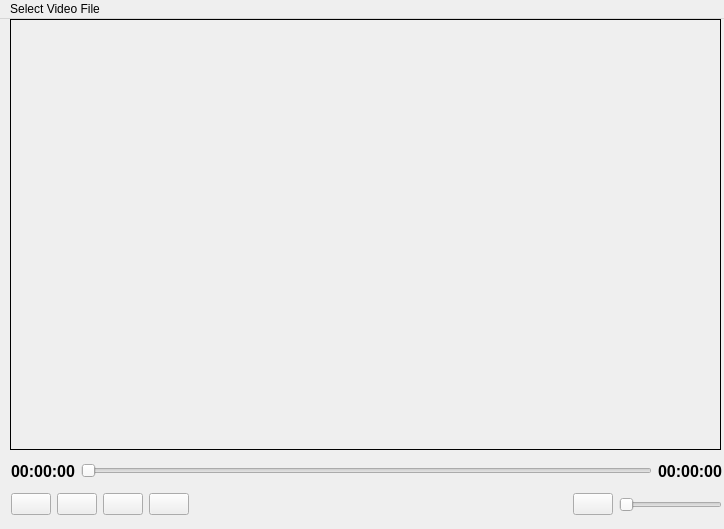
<?xml version="1.0" encoding="UTF-8"?>
<ui version="4.0">
 <class>VideoPlayer</class>
 <widget class="QMainWindow" name="VideoPlayer">
  <property name="geometry">
   <rect>
    <x>0</x>
    <y>0</y>
    <width>724</width>
    <height>529</height>
   </rect>
  </property>
  <property name="maximumSize">
   <size>
    <width>729</width>
    <height>529</height>
   </size>
  </property>
  <property name="windowTitle">
   <string>VideoPlayer</string>
  </property>
  <widget class="QWidget" name="centralwidget">
   <widget class="QGroupBox" name="groupBox_Video">
    <property name="geometry">
     <rect>
      <x>10</x>
      <y>0</y>
      <width>711</width>
      <height>431</height>
     </rect>
    </property>
    <property name="autoFillBackground">
     <bool>false</bool>
    </property>
    <property name="styleSheet">
     <string notr="true">QGroupBox
{
	border:1px solid black	
	
}</string>
    </property>
    <property name="title">
     <string/>
    </property>
   </widget>
   <widget class="QWidget" name="">
    <property name="geometry">
     <rect>
      <x>11</x>
      <y>440</y>
      <width>711</width>
      <height>24</height>
     </rect>
    </property>
    <layout class="QHBoxLayout" name="horizontalLayout">
     <item>
      <widget class="QLabel" name="label_Current_Time">
       <property name="font">
        <font>
         <family>Segoe UI</family>
         <pointsize>12</pointsize>
         <weight>75</weight>
         <bold>true</bold>
        </font>
       </property>
       <property name="text">
        <string>00:00:00</string>
       </property>
      </widget>
     </item>
     <item>
      <widget class="QSlider" name="horizontalSlider_Duration">
       <property name="orientation">
        <enum>Qt::Horizontal</enum>
       </property>
      </widget>
     </item>
     <item>
      <widget class="QLabel" name="label_Total_Time">
       <property name="font">
        <font>
         <family>Segoe UI</family>
         <pointsize>12</pointsize>
         <weight>75</weight>
         <bold>true</bold>
        </font>
       </property>
       <property name="text">
        <string>00:00:00</string>
       </property>
      </widget>
     </item>
    </layout>
   </widget>
   <widget class="QWidget" name="">
    <property name="geometry">
     <rect>
      <x>11</x>
      <y>470</y>
      <width>711</width>
      <height>31</height>
     </rect>
    </property>
    <layout class="QHBoxLayout" name="horizontalLayout_2">
     <item>
      <widget class="QPushButton" name="pushButton_Seek_Backward">
       <property name="text">
        <string/>
       </property>
      </widget>
     </item>
     <item>
      <widget class="QPushButton" name="pushButton_Play_Pause">
       <property name="text">
        <string/>
       </property>
      </widget>
     </item>
     <item>
      <widget class="QPushButton" name="pushButton_Stop">
       <property name="text">
        <string/>
       </property>
      </widget>
     </item>
     <item>
      <widget class="QPushButton" name="pushButton_Seek_Forward">
       <property name="text">
        <string/>
       </property>
      </widget>
     </item>
     <item>
      <spacer name="horizontalSpacer">
       <property name="orientation">
        <enum>Qt::Horizontal</enum>
       </property>
       <property name="sizeHint" stdset="0">
        <size>
         <width>378</width>
         <height>28</height>
        </size>
       </property>
      </spacer>
     </item>
     <item>
      <widget class="QPushButton" name="pushButton_Volume">
       <property name="text">
        <string/>
       </property>
      </widget>
     </item>
     <item>
      <widget class="QSlider" name="horizontalSlider_Volume">
       <property name="orientation">
        <enum>Qt::Horizontal</enum>
       </property>
      </widget>
     </item>
    </layout>
   </widget>
  </widget>
  <widget class="QMenuBar" name="menubar">
   <property name="geometry">
    <rect>
     <x>0</x>
     <y>0</y>
     <width>724</width>
     <height>21</height>
    </rect>
   </property>
   <widget class="QMenu" name="menuSelect_Video_File">
    <property name="title">
     <string>Select Video File</string>
    </property>
    <addaction name="actionOpen"/>
   </widget>
   <addaction name="menuSelect_Video_File"/>
  </widget>
  <action name="actionOpen">
   <property name="text">
    <string>Open</string>
   </property>
  </action>
 </widget>
 <resources/>
 <connections/>
</ui>
